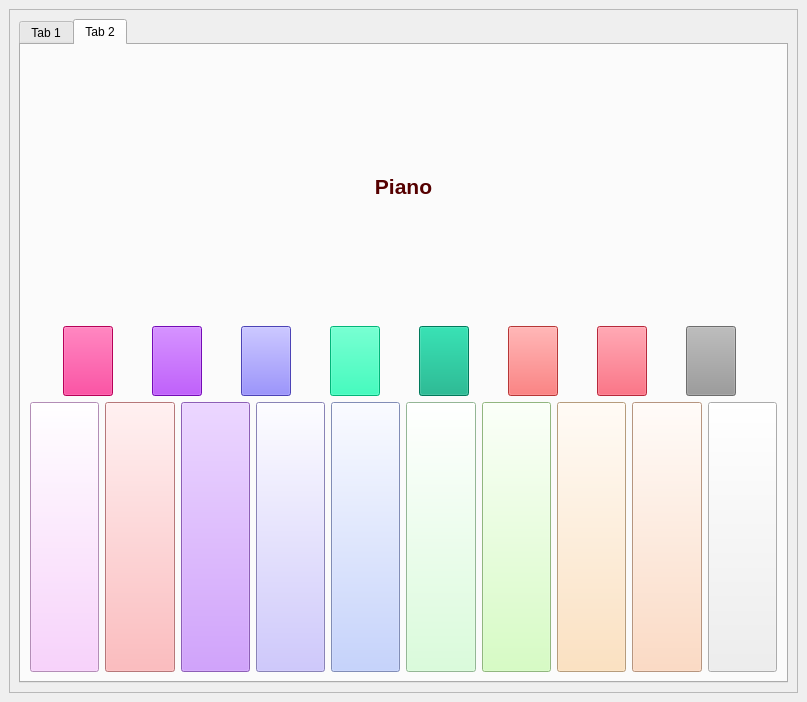
<?xml version="1.0" encoding="UTF-8"?>
<ui version="4.0">
 <class>MusicalInstruments</class>
 <widget class="QMainWindow" name="MusicalInstruments">
  <property name="geometry">
   <rect>
    <x>0</x>
    <y>0</y>
    <width>807</width>
    <height>702</height>
   </rect>
  </property>
  <property name="sizePolicy">
   <sizepolicy hsizetype="Maximum" vsizetype="Maximum">
    <horstretch>192</horstretch>
    <verstretch>255</verstretch>
   </sizepolicy>
  </property>
  <property name="windowTitle">
   <string>MusicalInstruments</string>
  </property>
  <property name="windowIcon">
   <iconset>
    <normaloff>../../task1-team__12/project/1.png</normaloff>../../task1-team__12/project/1.png</iconset>
  </property>
  <widget class="QWidget" name="centralwidget">
   <layout class="QGridLayout" name="gridLayout">
    <item row="0" column="0">
     <widget class="QScrollArea" name="scrollArea">
      <property name="widgetResizable">
       <bool>true</bool>
      </property>
      <widget class="QWidget" name="scrollAreaWidgetContents">
       <property name="geometry">
        <rect>
         <x>0</x>
         <y>0</y>
         <width>783</width>
         <height>678</height>
        </rect>
       </property>
       <layout class="QVBoxLayout" name="verticalLayout_3">
        <item>
         <widget class="QTabWidget" name="tabWidget">
          <property name="currentIndex">
           <number>1</number>
          </property>
          <widget class="QWidget" name="widget">
           <attribute name="title">
            <string>Tab 1</string>
           </attribute>
           <layout class="QGridLayout" name="gridLayout_10">
            <item row="0" column="1">
             <layout class="QVBoxLayout" name="verticalLayout_2" stretch="2,5">
              <item>
               <layout class="QVBoxLayout" name="verticalLayout_6" stretch="0">
                <item>
                 <widget class="QLabel" name="label_11">
                  <property name="text">
                   <string/>
                  </property>
                  <property name="pixmap">
                   <pixmap>guitaa.png</pixmap>
                  </property>
                  <property name="scaledContents">
                   <bool>true</bool>
                  </property>
                  <property name="wordWrap">
                   <bool>false</bool>
                  </property>
                 </widget>
                </item>
               </layout>
              </item>
              <item>
               <layout class="QVBoxLayout" name="verticalLayout_4">
                <item>
                 <widget class="QPushButton" name="g1">
                  <property name="styleSheet">
                   <string notr="true">background-color:rgb(0, 0, 0)
</string>
                  </property>
                  <property name="text">
                   <string/>
                  </property>
                 </widget>
                </item>
                <item>
                 <widget class="QPushButton" name="g2">
                  <property name="styleSheet">
                   <string notr="true">
background-color:rgb(0,0,0)


</string>
                  </property>
                  <property name="text">
                   <string/>
                  </property>
                 </widget>
                </item>
                <item>
                 <widget class="QPushButton" name="g3">
                  <property name="styleSheet">
                   <string notr="true">background-color:rgb(0,0,0)

</string>
                  </property>
                  <property name="text">
                   <string/>
                  </property>
                 </widget>
                </item>
                <item>
                 <widget class="QPushButton" name="g4">
                  <property name="styleSheet">
                   <string notr="true">background-color:rgb(0,0,0)


</string>
                  </property>
                  <property name="text">
                   <string/>
                  </property>
                 </widget>
                </item>
                <item>
                 <widget class="QPushButton" name="g5">
                  <property name="styleSheet">
                   <string notr="true">background-color:rgb(0,0,0)

</string>
                  </property>
                  <property name="text">
                   <string/>
                  </property>
                 </widget>
                </item>
                <item>
                 <widget class="QPushButton" name="g6">
                  <property name="styleSheet">
                   <string notr="true">background-color:rgb(0,0,0)

</string>
                  </property>
                  <property name="text">
                   <string/>
                  </property>
                 </widget>
                </item>
               </layout>
              </item>
             </layout>
            </item>
           </layout>
          </widget>
          <widget class="QWidget" name="Piano">
           <attribute name="title">
            <string>Tab 2</string>
           </attribute>
           <layout class="QGridLayout" name="gridLayout_7">
            <item row="0" column="0">
             <layout class="QVBoxLayout" name="verticalLayout" stretch="0,0,0">
              <item>
               <layout class="QHBoxLayout" name="horizontalLayout_3">
                <item>
                 <widget class="QLabel" name="label">
                  <property name="text">
                   <string>&lt;html&gt;&lt;head/&gt;&lt;body&gt;&lt;p align=&quot;center&quot;&gt;&lt;span style=&quot; font-size:16pt; font-weight:600; color:#550000;&quot;&gt;Piano&lt;/span&gt;&lt;/p&gt;&lt;/body&gt;&lt;/html&gt;</string>
                  </property>
                 </widget>
                </item>
               </layout>
              </item>
              <item>
               <layout class="QHBoxLayout" name="horizontalLayout">
                <item>
                 <widget class="QPushButton" name="p1">
                  <property name="minimumSize">
                   <size>
                    <width>0</width>
                    <height>70</height>
                   </size>
                  </property>
                  <property name="maximumSize">
                   <size>
                    <width>50</width>
                    <height>16777215</height>
                   </size>
                  </property>
                  <property name="palette">
                   <palette>
                    <active>
                     <colorrole role="WindowText">
                      <brush brushstyle="SolidPattern">
                       <color alpha="255">
                        <red>0</red>
                        <green>0</green>
                        <blue>0</blue>
                       </color>
                      </brush>
                     </colorrole>
                     <colorrole role="Button">
                      <brush brushstyle="SolidPattern">
                       <color alpha="255">
                        <red>255</red>
                        <green>0</green>
                        <blue>123</blue>
                       </color>
                      </brush>
                     </colorrole>
                     <colorrole role="Light">
                      <brush brushstyle="SolidPattern">
                       <color alpha="255">
                        <red>15</red>
                        <green>15</green>
                        <blue>15</blue>
                       </color>
                      </brush>
                     </colorrole>
                     <colorrole role="Midlight">
                      <brush brushstyle="SolidPattern">
                       <color alpha="255">
                        <red>6</red>
                        <green>6</green>
                        <blue>6</blue>
                       </color>
                      </brush>
                     </colorrole>
                     <colorrole role="Dark">
                      <brush brushstyle="SolidPattern">
                       <color alpha="255">
                        <red>15</red>
                        <green>15</green>
                        <blue>15</blue>
                       </color>
                      </brush>
                     </colorrole>
                     <colorrole role="Mid">
                      <brush brushstyle="SolidPattern">
                       <color alpha="255">
                        <red>8</red>
                        <green>8</green>
                        <blue>8</blue>
                       </color>
                      </brush>
                     </colorrole>
                     <colorrole role="Text">
                      <brush brushstyle="SolidPattern">
                       <color alpha="255">
                        <red>0</red>
                        <green>0</green>
                        <blue>0</blue>
                       </color>
                      </brush>
                     </colorrole>
                     <colorrole role="ButtonText">
                      <brush brushstyle="SolidPattern">
                       <color alpha="255">
                        <red>0</red>
                        <green>0</green>
                        <blue>0</blue>
                       </color>
                      </brush>
                     </colorrole>
                     <colorrole role="Base">
                      <brush brushstyle="SolidPattern">
                       <color alpha="255">
                        <red>255</red>
                        <green>0</green>
                        <blue>123</blue>
                       </color>
                      </brush>
                     </colorrole>
                     <colorrole role="Window">
                      <brush brushstyle="SolidPattern">
                       <color alpha="255">
                        <red>255</red>
                        <green>0</green>
                        <blue>123</blue>
                       </color>
                      </brush>
                     </colorrole>
                     <colorrole role="Shadow">
                      <brush brushstyle="SolidPattern">
                       <color alpha="255">
                        <red>3</red>
                        <green>3</green>
                        <blue>3</blue>
                       </color>
                      </brush>
                     </colorrole>
                     <colorrole role="AlternateBase">
                      <brush brushstyle="SolidPattern">
                       <color alpha="255">
                        <red>12</red>
                        <green>12</green>
                        <blue>12</blue>
                       </color>
                      </brush>
                     </colorrole>
                     <colorrole role="ToolTipBase">
                      <brush brushstyle="SolidPattern">
                       <color alpha="255">
                        <red>8</red>
                        <green>8</green>
                        <blue>6</blue>
                       </color>
                      </brush>
                     </colorrole>
                    </active>
                    <inactive>
                     <colorrole role="WindowText">
                      <brush brushstyle="SolidPattern">
                       <color alpha="255">
                        <red>0</red>
                        <green>0</green>
                        <blue>0</blue>
                       </color>
                      </brush>
                     </colorrole>
                     <colorrole role="Button">
                      <brush brushstyle="SolidPattern">
                       <color alpha="255">
                        <red>255</red>
                        <green>0</green>
                        <blue>123</blue>
                       </color>
                      </brush>
                     </colorrole>
                     <colorrole role="Light">
                      <brush brushstyle="SolidPattern">
                       <color alpha="255">
                        <red>15</red>
                        <green>15</green>
                        <blue>15</blue>
                       </color>
                      </brush>
                     </colorrole>
                     <colorrole role="Midlight">
                      <brush brushstyle="SolidPattern">
                       <color alpha="255">
                        <red>6</red>
                        <green>6</green>
                        <blue>6</blue>
                       </color>
                      </brush>
                     </colorrole>
                     <colorrole role="Dark">
                      <brush brushstyle="SolidPattern">
                       <color alpha="255">
                        <red>15</red>
                        <green>15</green>
                        <blue>15</blue>
                       </color>
                      </brush>
                     </colorrole>
                     <colorrole role="Mid">
                      <brush brushstyle="SolidPattern">
                       <color alpha="255">
                        <red>8</red>
                        <green>8</green>
                        <blue>8</blue>
                       </color>
                      </brush>
                     </colorrole>
                     <colorrole role="Text">
                      <brush brushstyle="SolidPattern">
                       <color alpha="255">
                        <red>0</red>
                        <green>0</green>
                        <blue>0</blue>
                       </color>
                      </brush>
                     </colorrole>
                     <colorrole role="ButtonText">
                      <brush brushstyle="SolidPattern">
                       <color alpha="255">
                        <red>0</red>
                        <green>0</green>
                        <blue>0</blue>
                       </color>
                      </brush>
                     </colorrole>
                     <colorrole role="Base">
                      <brush brushstyle="SolidPattern">
                       <color alpha="255">
                        <red>255</red>
                        <green>0</green>
                        <blue>123</blue>
                       </color>
                      </brush>
                     </colorrole>
                     <colorrole role="Window">
                      <brush brushstyle="SolidPattern">
                       <color alpha="255">
                        <red>255</red>
                        <green>0</green>
                        <blue>123</blue>
                       </color>
                      </brush>
                     </colorrole>
                     <colorrole role="Shadow">
                      <brush brushstyle="SolidPattern">
                       <color alpha="255">
                        <red>3</red>
                        <green>3</green>
                        <blue>3</blue>
                       </color>
                      </brush>
                     </colorrole>
                     <colorrole role="AlternateBase">
                      <brush brushstyle="SolidPattern">
                       <color alpha="255">
                        <red>12</red>
                        <green>12</green>
                        <blue>12</blue>
                       </color>
                      </brush>
                     </colorrole>
                     <colorrole role="ToolTipBase">
                      <brush brushstyle="SolidPattern">
                       <color alpha="255">
                        <red>8</red>
                        <green>8</green>
                        <blue>6</blue>
                       </color>
                      </brush>
                     </colorrole>
                    </inactive>
                    <disabled>
                     <colorrole role="WindowText">
                      <brush brushstyle="SolidPattern">
                       <color alpha="255">
                        <red>15</red>
                        <green>15</green>
                        <blue>15</blue>
                       </color>
                      </brush>
                     </colorrole>
                     <colorrole role="Button">
                      <brush brushstyle="SolidPattern">
                       <color alpha="255">
                        <red>255</red>
                        <green>0</green>
                        <blue>123</blue>
                       </color>
                      </brush>
                     </colorrole>
                     <colorrole role="Light">
                      <brush brushstyle="SolidPattern">
                       <color alpha="255">
                        <red>15</red>
                        <green>15</green>
                        <blue>15</blue>
                       </color>
                      </brush>
                     </colorrole>
                     <colorrole role="Midlight">
                      <brush brushstyle="SolidPattern">
                       <color alpha="255">
                        <red>6</red>
                        <green>6</green>
                        <blue>6</blue>
                       </color>
                      </brush>
                     </colorrole>
                     <colorrole role="Dark">
                      <brush brushstyle="SolidPattern">
                       <color alpha="255">
                        <red>15</red>
                        <green>15</green>
                        <blue>15</blue>
                       </color>
                      </brush>
                     </colorrole>
                     <colorrole role="Mid">
                      <brush brushstyle="SolidPattern">
                       <color alpha="255">
                        <red>8</red>
                        <green>8</green>
                        <blue>8</blue>
                       </color>
                      </brush>
                     </colorrole>
                     <colorrole role="Text">
                      <brush brushstyle="SolidPattern">
                       <color alpha="255">
                        <red>15</red>
                        <green>15</green>
                        <blue>15</blue>
                       </color>
                      </brush>
                     </colorrole>
                     <colorrole role="ButtonText">
                      <brush brushstyle="SolidPattern">
                       <color alpha="255">
                        <red>15</red>
                        <green>15</green>
                        <blue>15</blue>
                       </color>
                      </brush>
                     </colorrole>
                     <colorrole role="Base">
                      <brush brushstyle="SolidPattern">
                       <color alpha="255">
                        <red>255</red>
                        <green>0</green>
                        <blue>123</blue>
                       </color>
                      </brush>
                     </colorrole>
                     <colorrole role="Window">
                      <brush brushstyle="SolidPattern">
                       <color alpha="255">
                        <red>255</red>
                        <green>0</green>
                        <blue>123</blue>
                       </color>
                      </brush>
                     </colorrole>
                     <colorrole role="Shadow">
                      <brush brushstyle="SolidPattern">
                       <color alpha="255">
                        <red>3</red>
                        <green>3</green>
                        <blue>3</blue>
                       </color>
                      </brush>
                     </colorrole>
                     <colorrole role="AlternateBase">
                      <brush brushstyle="SolidPattern">
                       <color alpha="255">
                        <red>12</red>
                        <green>12</green>
                        <blue>12</blue>
                       </color>
                      </brush>
                     </colorrole>
                     <colorrole role="ToolTipBase">
                      <brush brushstyle="SolidPattern">
                       <color alpha="255">
                        <red>8</red>
                        <green>8</green>
                        <blue>6</blue>
                       </color>
                      </brush>
                     </colorrole>
                    </disabled>
                   </palette>
                  </property>
                  <property name="styleSheet">
                   <string notr="true">background-color:rgb(255, 0, 123)</string>
                  </property>
                  <property name="text">
                   <string/>
                  </property>
                 </widget>
                </item>
                <item>
                 <widget class="QPushButton" name="p2">
                  <property name="minimumSize">
                   <size>
                    <width>0</width>
                    <height>70</height>
                   </size>
                  </property>
                  <property name="maximumSize">
                   <size>
                    <width>50</width>
                    <height>16777215</height>
                   </size>
                  </property>
                  <property name="styleSheet">
                   <string notr="true">background-color:rgb(163, 15, 255)
</string>
                  </property>
                  <property name="text">
                   <string/>
                  </property>
                 </widget>
                </item>
                <item>
                 <widget class="QPushButton" name="p3">
                  <property name="minimumSize">
                   <size>
                    <width>0</width>
                    <height>70</height>
                   </size>
                  </property>
                  <property name="maximumSize">
                   <size>
                    <width>50</width>
                    <height>16777215</height>
                   </size>
                  </property>
                  <property name="styleSheet">
                   <string notr="true">background-color:
rgb(107, 94, 255)</string>
                  </property>
                  <property name="text">
                   <string/>
                  </property>
                 </widget>
                </item>
                <item>
                 <widget class="QPushButton" name="p4">
                  <property name="minimumSize">
                   <size>
                    <width>0</width>
                    <height>70</height>
                   </size>
                  </property>
                  <property name="maximumSize">
                   <size>
                    <width>50</width>
                    <height>16777215</height>
                   </size>
                  </property>
                  <property name="styleSheet">
                   <string notr="true">background-color:rgb(0, 255, 170)</string>
                  </property>
                  <property name="text">
                   <string/>
                  </property>
                 </widget>
                </item>
                <item>
                 <widget class="QPushButton" name="p5">
                  <property name="minimumSize">
                   <size>
                    <width>0</width>
                    <height>70</height>
                   </size>
                  </property>
                  <property name="maximumSize">
                   <size>
                    <width>50</width>
                    <height>16777215</height>
                   </size>
                  </property>
                  <property name="styleSheet">
                   <string notr="true">background-color:rgb(0, 170, 127)</string>
                  </property>
                  <property name="text">
                   <string/>
                  </property>
                 </widget>
                </item>
                <item>
                 <widget class="QPushButton" name="p6">
                  <property name="minimumSize">
                   <size>
                    <width>0</width>
                    <height>70</height>
                   </size>
                  </property>
                  <property name="maximumSize">
                   <size>
                    <width>50</width>
                    <height>16777215</height>
                   </size>
                  </property>
                  <property name="styleSheet">
                   <string notr="true">background-color:rgb(255, 76, 76)</string>
                  </property>
                  <property name="text">
                   <string/>
                  </property>
                 </widget>
                </item>
                <item>
                 <widget class="QPushButton" name="p7">
                  <property name="minimumSize">
                   <size>
                    <width>0</width>
                    <height>70</height>
                   </size>
                  </property>
                  <property name="maximumSize">
                   <size>
                    <width>50</width>
                    <height>16777215</height>
                   </size>
                  </property>
                  <property name="styleSheet">
                   <string notr="true">background-color:
rgb(255, 56, 82)</string>
                  </property>
                  <property name="text">
                   <string/>
                  </property>
                 </widget>
                </item>
                <item>
                 <widget class="QPushButton" name="p8">
                  <property name="minimumSize">
                   <size>
                    <width>0</width>
                    <height>70</height>
                   </size>
                  </property>
                  <property name="maximumSize">
                   <size>
                    <width>50</width>
                    <height>16777215</height>
                   </size>
                  </property>
                  <property name="styleSheet">
                   <string notr="true">background-color:rgb(153, 153, 153)</string>
                  </property>
                  <property name="text">
                   <string/>
                  </property>
                 </widget>
                </item>
               </layout>
              </item>
              <item>
               <layout class="QHBoxLayout" name="horizontalLayout_2">
                <item>
                 <widget class="QPushButton" name="p9">
                  <property name="minimumSize">
                   <size>
                    <width>0</width>
                    <height>270</height>
                   </size>
                  </property>
                  <property name="styleSheet">
                   <string notr="true">background-color:rgb(251, 197, 255)</string>
                  </property>
                  <property name="text">
                   <string/>
                  </property>
                 </widget>
                </item>
                <item>
                 <widget class="QPushButton" name="p10">
                  <property name="minimumSize">
                   <size>
                    <width>0</width>
                    <height>270</height>
                   </size>
                  </property>
                  <property name="styleSheet">
                   <string notr="true">background-color:rgb(255, 167, 169)</string>
                  </property>
                  <property name="text">
                   <string/>
                  </property>
                 </widget>
                </item>
                <item>
                 <widget class="QPushButton" name="p11">
                  <property name="minimumSize">
                   <size>
                    <width>0</width>
                    <height>270</height>
                   </size>
                  </property>
                  <property name="styleSheet">
                   <string notr="true">background-color:

rgb(198, 133, 255)</string>
                  </property>
                  <property name="text">
                   <string/>
                  </property>
                 </widget>
                </item>
                <item>
                 <widget class="QPushButton" name="p12">
                  <property name="minimumSize">
                   <size>
                    <width>0</width>
                    <height>270</height>
                   </size>
                  </property>
                  <property name="styleSheet">
                   <string notr="true">background-color:rgb(192, 183, 255)
</string>
                  </property>
                  <property name="text">
                   <string/>
                  </property>
                 </widget>
                </item>
                <item>
                 <widget class="QPushButton" name="p13">
                  <property name="minimumSize">
                   <size>
                    <width>0</width>
                    <height>270</height>
                   </size>
                  </property>
                  <property name="styleSheet">
                   <string notr="true">background-color:rgb(180, 198, 255)</string>
                  </property>
                  <property name="text">
                   <string/>
                  </property>
                 </widget>
                </item>
                <item>
                 <widget class="QPushButton" name="p14">
                  <property name="minimumSize">
                   <size>
                    <width>0</width>
                    <height>270</height>
                   </size>
                  </property>
                  <property name="styleSheet">
                   <string notr="true">background-color:rgb(207, 255, 209)</string>
                  </property>
                  <property name="text">
                   <string/>
                  </property>
                 </widget>
                </item>
                <item>
                 <widget class="QPushButton" name="p15">
                  <property name="minimumSize">
                   <size>
                    <width>0</width>
                    <height>270</height>
                   </size>
                  </property>
                  <property name="styleSheet">
                   <string notr="true">background-color:rgb(203, 255, 178)</string>
                  </property>
                  <property name="text">
                   <string/>
                  </property>
                 </widget>
                </item>
                <item>
                 <widget class="QPushButton" name="p16">
                  <property name="minimumSize">
                   <size>
                    <width>0</width>
                    <height>270</height>
                   </size>
                  </property>
                  <property name="styleSheet">
                   <string notr="true">background-color:
rgb(255, 219, 174)</string>
                  </property>
                  <property name="text">
                   <string/>
                  </property>
                 </widget>
                </item>
                <item>
                 <widget class="QPushButton" name="p17">
                  <property name="minimumSize">
                   <size>
                    <width>0</width>
                    <height>270</height>
                   </size>
                  </property>
                  <property name="styleSheet">
                   <string notr="true">background-color:
rgb(255, 209, 178)</string>
                  </property>
                  <property name="text">
                   <string/>
                  </property>
                 </widget>
                </item>
                <item>
                 <widget class="QPushButton" name="p18">
                  <property name="minimumSize">
                   <size>
                    <width>0</width>
                    <height>270</height>
                   </size>
                  </property>
                  <property name="text">
                   <string/>
                  </property>
                 </widget>
                </item>
               </layout>
              </item>
             </layout>
            </item>
           </layout>
          </widget>
         </widget>
        </item>
       </layout>
      </widget>
     </widget>
    </item>
   </layout>
  </widget>
  <action name="Open">
   <property name="icon">
    <iconset>
     <normaloff>../../task1-team__12/project/open.png</normaloff>../../task1-team__12/project/open.png</iconset>
   </property>
   <property name="text">
    <string>Open</string>
   </property>
   <property name="statusTip">
    <string>Open a file</string>
   </property>
   <property name="shortcut">
    <string>Ctrl+O</string>
   </property>
  </action>
  <action name="Save">
   <property name="icon">
    <iconset>
     <normaloff>../../task1-team__12/project/save.png</normaloff>../../task1-team__12/project/save.png</iconset>
   </property>
   <property name="text">
    <string>Save</string>
   </property>
   <property name="statusTip">
    <string>Save the file</string>
   </property>
   <property name="shortcut">
    <string>Ctrl+S</string>
   </property>
  </action>
  <action name="UndoRecord">
   <property name="icon">
    <iconset>
     <normaloff>../../task1-team__12/project/zoom in.png</normaloff>../../task1-team__12/project/zoom in.png</iconset>
   </property>
   <property name="text">
    <string>Undo Record</string>
   </property>
   <property name="statusTip">
    <string>Maximize</string>
   </property>
   <property name="shortcut">
    <string>Ctrl++</string>
   </property>
  </action>
  <action name="Cut">
   <property name="icon">
    <iconset>
     <normaloff>../../Lenovo Legion/.designer/backup/Cut.png</normaloff>../../Lenovo Legion/.designer/backup/Cut.png</iconset>
   </property>
   <property name="text">
    <string>Cut</string>
   </property>
   <property name="statusTip">
    <string>Minimize</string>
   </property>
   <property name="shortcut">
    <string>Ctrl+-</string>
   </property>
  </action>
  <action name="TCopy">
   <property name="icon">
    <iconset>
     <normaloff>../../Lenovo Legion/.designer/backup/copy.png</normaloff>../../Lenovo Legion/.designer/backup/copy.png</iconset>
   </property>
   <property name="text">
    <string>Copy</string>
   </property>
   <property name="shortcut">
    <string>Ctrl+C</string>
   </property>
  </action>
  <action name="TPaste">
   <property name="icon">
    <iconset>
     <normaloff>../../Lenovo Legion/.designer/backup/paste.png</normaloff>../../Lenovo Legion/.designer/backup/paste.png</iconset>
   </property>
   <property name="text">
    <string>Paste</string>
   </property>
   <property name="shortcut">
    <string>Ctrl+V</string>
   </property>
  </action>
  <action name="About_us">
   <property name="icon">
    <iconset>
     <normaloff>../../task1-team__12/project/help.png</normaloff>../../task1-team__12/project/help.png</iconset>
   </property>
   <property name="text">
    <string>About us</string>
   </property>
   <property name="shortcut">
    <string>Ctrl+F</string>
   </property>
  </action>
  <action name="Refresh">
   <property name="icon">
    <iconset>
     <normaloff>../../task1-team__12/project/refresh.png</normaloff>../../task1-team__12/project/refresh.png</iconset>
   </property>
   <property name="text">
    <string>Refresh</string>
   </property>
   <property name="statusTip">
    <string>Refresh</string>
   </property>
  </action>
  <action name="Paste">
   <property name="icon">
    <iconset>
     <normaloff>../../Lenovo Legion/.designer/backup/paste.png</normaloff>../../Lenovo Legion/.designer/backup/paste.png</iconset>
   </property>
   <property name="text">
    <string>Paste</string>
   </property>
  </action>
  <action name="Copy">
   <property name="icon">
    <iconset>
     <normaloff>../../Lenovo Legion/.designer/backup/copy.png</normaloff>../../Lenovo Legion/.designer/backup/copy.png</iconset>
   </property>
   <property name="text">
    <string>Copy</string>
   </property>
  </action>
  <action name="Duplicate">
   <property name="text">
    <string>Duplicate</string>
   </property>
  </action>
  <action name="Zoom_In">
   <property name="icon">
    <iconset>
     <normaloff>../../Lenovo Legion/.designer/backup/zoom in.png</normaloff>../../Lenovo Legion/.designer/backup/zoom in.png</iconset>
   </property>
   <property name="text">
    <string>Zoom In</string>
   </property>
  </action>
  <action name="Zoom_Out">
   <property name="icon">
    <iconset>
     <normaloff>../../Lenovo Legion/.designer/backup/zoom out.png</normaloff>../../Lenovo Legion/.designer/backup/zoom out.png</iconset>
   </property>
   <property name="text">
    <string>Zoom Out</string>
   </property>
  </action>
  <action name="Pause">
   <property name="icon">
    <iconset>
     <normaloff>../../Lenovo Legion/.designer/backup/pause.png</normaloff>../../Lenovo Legion/.designer/backup/pause.png</iconset>
   </property>
   <property name="text">
    <string>Pause</string>
   </property>
  </action>
  <action name="Play">
   <property name="icon">
    <iconset>
     <normaloff>../../Lenovo Legion/.designer/backup/play.png</normaloff>../../Lenovo Legion/.designer/backup/play.png</iconset>
   </property>
   <property name="text">
    <string>Play</string>
   </property>
  </action>
  <action name="Stop">
   <property name="icon">
    <iconset>
     <normaloff>../../Lenovo Legion/.designer/backup/stop.png</normaloff>../../Lenovo Legion/.designer/backup/stop.png</iconset>
   </property>
   <property name="text">
    <string>Stop</string>
   </property>
  </action>
  <action name="Previous">
   <property name="icon">
    <iconset>
     <normaloff>../../Lenovo Legion/.designer/backup/start.png</normaloff>../../Lenovo Legion/.designer/backup/start.png</iconset>
   </property>
   <property name="text">
    <string>Previous</string>
   </property>
  </action>
  <action name="Next">
   <property name="icon">
    <iconset>
     <normaloff>../../Lenovo Legion/.designer/backup/end.png</normaloff>../../Lenovo Legion/.designer/backup/end.png</iconset>
   </property>
   <property name="text">
    <string>Next</string>
   </property>
  </action>
  <action name="Record">
   <property name="icon">
    <iconset>
     <normaloff>../../Lenovo Legion/.designer/backup/record.png</normaloff>../../Lenovo Legion/.designer/backup/record.png</iconset>
   </property>
   <property name="text">
    <string>Record</string>
   </property>
  </action>
  <action name="Microphone">
   <property name="icon">
    <iconset>
     <normaloff>../../Lenovo Legion/.designer/backup/microphone.png</normaloff>../../Lenovo Legion/.designer/backup/microphone.png</iconset>
   </property>
   <property name="text">
    <string>Microphone</string>
   </property>
  </action>
  <action name="Volume_on">
   <property name="icon">
    <iconset>
     <normaloff>../../Lenovo Legion/.designer/backup/volume on.png</normaloff>../../Lenovo Legion/.designer/backup/volume on.png</iconset>
   </property>
   <property name="text">
    <string>Volume on</string>
   </property>
  </action>
  <action name="Redo">
   <property name="icon">
    <iconset>
     <normaloff>../../Lenovo Legion/.designer/backup/redo.png</normaloff>../../Lenovo Legion/.designer/backup/redo.png</iconset>
   </property>
   <property name="text">
    <string>Redo</string>
   </property>
  </action>
  <action name="Undo">
   <property name="icon">
    <iconset>
     <normaloff>../../Lenovo Legion/.designer/backup/undo.png</normaloff>../../Lenovo Legion/.designer/backup/undo.png</iconset>
   </property>
   <property name="text">
    <string>Undo</string>
   </property>
  </action>
 </widget>
 <resources>
  <include location="inst.qrc"/>
 </resources>
 <connections/>
</ui>
